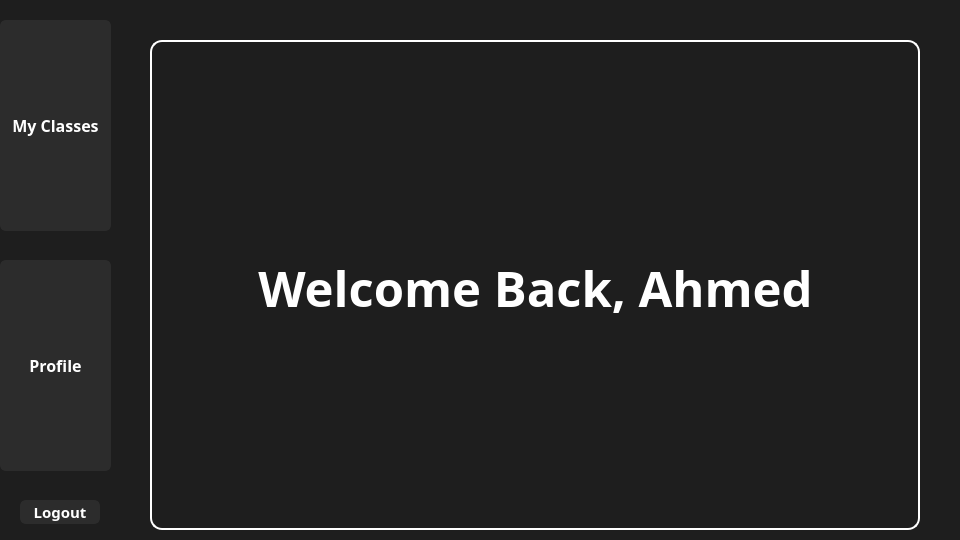
<?xml version="1.0" encoding="UTF-8"?>
<ui version="4.0">
 <class>Coach_homepageClass</class>
 <widget class="QWidget" name="Coach_homepageClass">
  <property name="geometry">
   <rect>
    <x>0</x>
    <y>0</y>
    <width>960</width>
    <height>540</height>
   </rect>
  </property>
  <property name="font">
   <font>
    <pointsize>15</pointsize>
   </font>
  </property>
  <property name="windowTitle">
   <string>Form</string>
  </property>
  <widget class="QStackedWidget" name="Pages">
   <property name="geometry">
    <rect>
     <x>150</x>
     <y>40</y>
     <width>770</width>
     <height>490</height>
    </rect>
   </property>
   <property name="styleSheet">
    <string notr="true">QStackedWidget#Pages{
border: 2px solid white;
border-radius: 12px;
}</string>
   </property>
   <widget class="QWidget" name="page">
    <property name="styleSheet">
     <string notr="true">background-color: transparent;</string>
    </property>
    <widget class="QLabel" name="welcome">
     <property name="geometry">
      <rect>
       <x>8</x>
       <y>15</y>
       <width>751</width>
       <height>461</height>
      </rect>
     </property>
     <property name="font">
      <font>
       <family>Futura</family>
       <pointsize>37</pointsize>
       <bold>true</bold>
      </font>
     </property>
     <property name="styleSheet">
      <string notr="true">color: white;
background-color: transparent;
</string>
     </property>
     <property name="text">
      <string>Welcome Back, Ahmed</string>
     </property>
     <property name="alignment">
      <set>Qt::AlignmentFlag::AlignCenter</set>
     </property>
    </widget>
    <widget class="QLabel" name="logo">
     <property name="geometry">
      <rect>
       <x>300</x>
       <y>60</y>
       <width>131</width>
       <height>31</height>
      </rect>
     </property>
     <property name="text">
      <string/>
     </property>
     <property name="pixmap">
      <pixmap>assets/XFitLogo.png</pixmap>
     </property>
     <property name="scaledContents">
      <bool>true</bool>
     </property>
    </widget>
   </widget>
  </widget>
  <widget class="QLabel" name="Background">
   <property name="geometry">
    <rect>
     <x>0</x>
     <y>0</y>
     <width>960</width>
     <height>540</height>
    </rect>
   </property>
   <property name="styleSheet">
    <string notr="true">background-color:#1e1e1e;</string>
   </property>
   <property name="text">
    <string/>
   </property>
  </widget>
  <widget class="QWidget" name="Panel" native="true">
   <property name="geometry">
    <rect>
     <x>-40</x>
     <y>20</y>
     <width>161</width>
     <height>511</height>
    </rect>
   </property>
   <property name="styleSheet">
    <string notr="true">QWidget#widget{
    border-radius: 14px;
    border: 2px solid white ;
}</string>
   </property>
   <widget class="QPushButton" name="MyClasses">
    <property name="geometry">
     <rect>
      <x>40</x>
      <y>0</y>
      <width>111</width>
      <height>211</height>
     </rect>
    </property>
    <property name="font">
     <font>
      <family>Futura</family>
      <pointsize>12</pointsize>
      <bold>true</bold>
     </font>
    </property>
    <property name="styleSheet">
     <string notr="true">QPushButton {
    background-color: #2c2c2c;      /* Dark default */
    color: white;
    border: 2px solid #2c2c2c;
    border-radius: 6px;
}

QPushButton:hover {
    background-color: #8B50FF ;      /* Blue on hover */
    border: 2px solid #8B50FF ;
    color: white;
}

QPushButton:pressed {
    background-color: #6F3FCC; /* Darker shade of #3498db */
}</string>
    </property>
    <property name="text">
     <string>My Classes</string>
    </property>
   </widget>
   <widget class="QPushButton" name="Profile">
    <property name="geometry">
     <rect>
      <x>40</x>
      <y>240</y>
      <width>111</width>
      <height>211</height>
     </rect>
    </property>
    <property name="font">
     <font>
      <family>Futura</family>
      <pointsize>12</pointsize>
      <bold>true</bold>
     </font>
    </property>
    <property name="styleSheet">
     <string notr="true">QPushButton {
    background-color: #2c2c2c;      /* Dark default */
    color: white;
    border: 2px solid #2c2c2c;
    border-radius: 6px;
}

QPushButton:hover {
    background-color: #8B50FF ;      /* Blue on hover */
    border: 2px solid #8B50FF ;
    color: white;
}

QPushButton:pressed {
    background-color: #6F3FCC; /* Darker shade of #3498db */
}</string>
    </property>
    <property name="text">
     <string>Profile</string>
    </property>
   </widget>
   <widget class="QPushButton" name="Logout">
    <property name="geometry">
     <rect>
      <x>60</x>
      <y>480</y>
      <width>80</width>
      <height>24</height>
     </rect>
    </property>
    <property name="font">
     <font>
      <family>Futura</family>
      <pointsize>11</pointsize>
      <bold>true</bold>
     </font>
    </property>
    <property name="styleSheet">
     <string notr="true">QPushButton {
    background-color: #2c2c2c;      /* Dark default */
    color: white;
    border: 2px solid #2c2c2c;
    border-radius: 6px;
}

QPushButton:hover {
    background-color: #FF0000;      /* Blue on hover */
    border: 2px solid #FF0000;
    color: white;
}

QPushButton:pressed {
    background-color: #c0392b; /* Darker red */
}</string>
    </property>
    <property name="text">
     <string>Logout</string>
    </property>
   </widget>
  </widget>
  <zorder>Background</zorder>
  <zorder>Panel</zorder>
  <zorder>Pages</zorder>
 </widget>
 <resources/>
 <connections/>
</ui>
